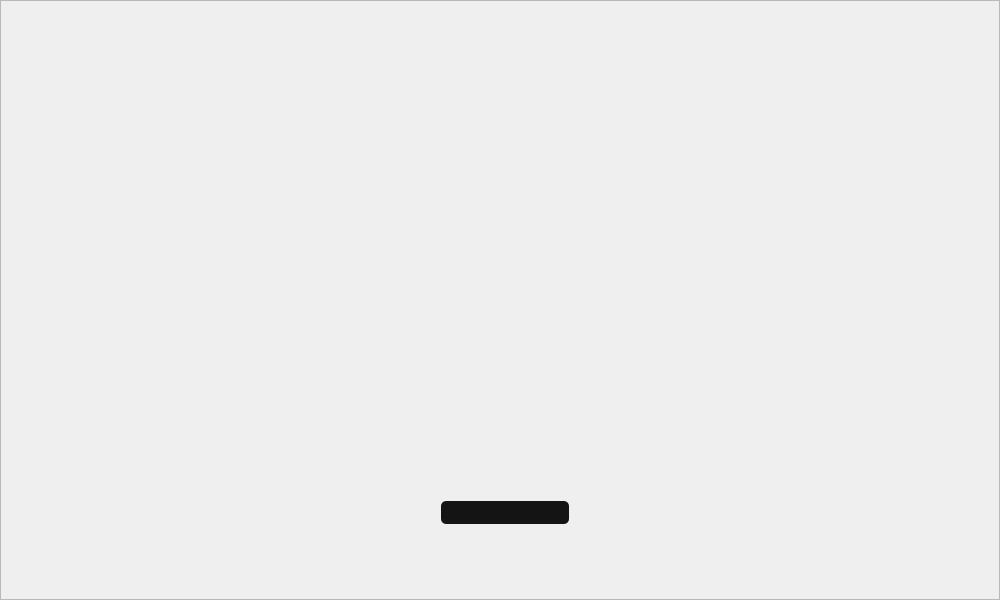
<?xml version="1.0" encoding="UTF-8"?>
<ui version="4.0">
 <class>SubtitleParser</class>
 <widget class="QWidget" name="SubtitleParser">
  <property name="geometry">
   <rect>
    <x>0</x>
    <y>0</y>
    <width>1000</width>
    <height>600</height>
   </rect>
  </property>
  <property name="windowTitle">
   <string>SubtitleParser</string>
  </property>
  <property name="windowIcon">
   <iconset resource="icon.qrc">
    <normaloff>:/icon/SuParser.ico</normaloff>:/icon/SuParser.ico</iconset>
  </property>
  <property name="styleSheet">
   <string notr="true">QFrame{
	/*background-image: url(:/welcome/background.jpg);*/
	border-image: url(:/welcome/background.jpg);
}
QLabel{
	background-color: rgb(20, 20, 20);
	
	
	background-image: url(:/welcome/black.jpg);
	color: white;
	border-style:hidden;
	/*border-color: rgb(148, 254, 255);*/
    border: 2px solid transparent;
    border-radius: 6px;
}
</string>
  </property>
  <widget class="QFrame" name="frameBackground">
   <property name="geometry">
    <rect>
     <x>0</x>
     <y>0</y>
     <width>1000</width>
     <height>600</height>
    </rect>
   </property>
   <property name="sizePolicy">
    <sizepolicy hsizetype="Expanding" vsizetype="Expanding">
     <horstretch>0</horstretch>
     <verstretch>0</verstretch>
    </sizepolicy>
   </property>
   <property name="styleSheet">
    <string notr="true"/>
   </property>
   <property name="frameShape">
    <enum>QFrame::StyledPanel</enum>
   </property>
   <property name="frameShadow">
    <enum>QFrame::Raised</enum>
   </property>
   <widget class="QLabel" name="labelLoading">
    <property name="geometry">
     <rect>
      <x>440</x>
      <y>500</y>
      <width>130</width>
      <height>25</height>
     </rect>
    </property>
    <property name="autoFillBackground">
     <bool>false</bool>
    </property>
    <property name="styleSheet">
     <string notr="true">border-image: url();</string>
    </property>
    <property name="text">
     <string/>
    </property>
   </widget>
  </widget>
 </widget>
 <layoutdefault spacing="6" margin="11"/>
 <resources>
  <include location="icon.qrc"/>
 </resources>
 <connections/>
</ui>
